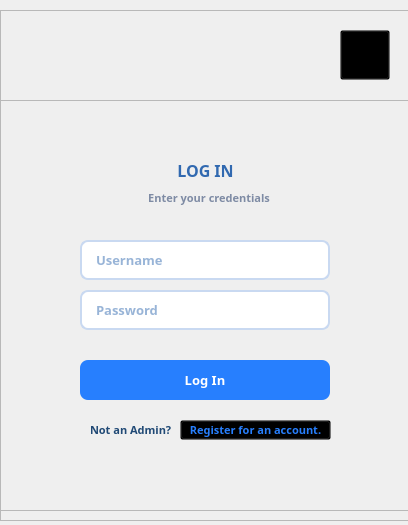
<?xml version="1.0" encoding="UTF-8"?>
<ui version="4.0">
 <class>Dialog</class>
 <widget class="QDialog" name="Dialog">
  <property name="geometry">
   <rect>
    <x>0</x>
    <y>0</y>
    <width>408</width>
    <height>525</height>
   </rect>
  </property>
  <property name="windowTitle">
   <string>Dialog</string>
  </property>
  <property name="windowIcon">
   <iconset>
    <normaloff>icons/logo.png</normaloff>icons/logo.png</iconset>
  </property>
  <widget class="QFrame" name="mainFrame">
   <property name="geometry">
    <rect>
     <x>0</x>
     <y>10</y>
     <width>411</width>
     <height>511</height>
    </rect>
   </property>
   <property name="minimumSize">
    <size>
     <width>0</width>
     <height>0</height>
    </size>
   </property>
   <property name="maximumSize">
    <size>
     <width>10000</width>
     <height>10000</height>
    </size>
   </property>
   <property name="styleSheet">
    <string notr="true">#mainFrame {
	border-image: url(icons/loginBG.png) 0 0 0 0 stretch stretch;

}

#formFrame {
	border-image: url(icons/loginForm.png) 0 0 0 0 stretch stretch;
}</string>
   </property>
   <property name="frameShape">
    <enum>QFrame::StyledPanel</enum>
   </property>
   <property name="frameShadow">
    <enum>QFrame::Raised</enum>
   </property>
   <widget class="QFrame" name="formFrame">
    <property name="geometry">
     <rect>
      <x>0</x>
      <y>90</y>
      <width>411</width>
      <height>411</height>
     </rect>
    </property>
    <property name="minimumSize">
     <size>
      <width>0</width>
      <height>0</height>
     </size>
    </property>
    <property name="maximumSize">
     <size>
      <width>16777215</width>
      <height>16777215</height>
     </size>
    </property>
    <property name="styleSheet">
     <string notr="true"/>
    </property>
    <property name="frameShape">
     <enum>QFrame::StyledPanel</enum>
    </property>
    <property name="frameShadow">
     <enum>QFrame::Raised</enum>
    </property>
    <widget class="QLabel" name="label_2">
     <property name="geometry">
      <rect>
       <x>160</x>
       <y>50</y>
       <width>91</width>
       <height>41</height>
      </rect>
     </property>
     <property name="font">
      <font>
       <family>Segoe UI Variable Display</family>
       <pointsize>12</pointsize>
       <weight>75</weight>
       <bold>true</bold>
      </font>
     </property>
     <property name="styleSheet">
      <string notr="true">color: rgb(49, 105, 176)
</string>
     </property>
     <property name="text">
      <string>LOG IN</string>
     </property>
     <property name="alignment">
      <set>Qt::AlignCenter</set>
     </property>
    </widget>
    <widget class="QLabel" name="label_3">
     <property name="geometry">
      <rect>
       <x>70</x>
       <y>90</y>
       <width>281</width>
       <height>16</height>
      </rect>
     </property>
     <property name="font">
      <font>
       <family>Segoe UI Variable Display</family>
       <pointsize>8</pointsize>
       <weight>75</weight>
       <bold>true</bold>
      </font>
     </property>
     <property name="styleSheet">
      <string notr="true">color: #7E8BA4;</string>
     </property>
     <property name="text">
      <string>Enter your credentials </string>
     </property>
     <property name="alignment">
      <set>Qt::AlignCenter</set>
     </property>
    </widget>
    <widget class="QLineEdit" name="usernameLE">
     <property name="geometry">
      <rect>
       <x>80</x>
       <y>140</y>
       <width>250</width>
       <height>40</height>
      </rect>
     </property>
     <property name="font">
      <font>
       <family>Segoe UI Variable Display</family>
       <pointsize>10</pointsize>
       <weight>75</weight>
       <bold>true</bold>
      </font>
     </property>
     <property name="styleSheet">
      <string notr="true">border: 2px solid #C9D9F1;
border-radius: 8px;
padding-left: 12px;
padding-right: 12px;
color: rgb(49, 105, 176);</string>
     </property>
     <property name="placeholderText">
      <string>Username</string>
     </property>
    </widget>
    <widget class="QLineEdit" name="passwordLE">
     <property name="geometry">
      <rect>
       <x>80</x>
       <y>190</y>
       <width>250</width>
       <height>40</height>
      </rect>
     </property>
     <property name="font">
      <font>
       <family>Segoe UI Variable Display</family>
       <pointsize>10</pointsize>
       <weight>75</weight>
       <bold>true</bold>
      </font>
     </property>
     <property name="mouseTracking">
      <bool>true</bool>
     </property>
     <property name="styleSheet">
      <string notr="true">border: 2px solid #C9D9F1;
border-radius: 8px;
padding-left: 12px;
padding-right: 12px;
color: rgb(49, 105, 176);</string>
     </property>
     <property name="echoMode">
      <enum>QLineEdit::Password</enum>
     </property>
     <property name="placeholderText">
      <string>Password</string>
     </property>
    </widget>
    <widget class="QPushButton" name="loginButton">
     <property name="geometry">
      <rect>
       <x>80</x>
       <y>260</y>
       <width>250</width>
       <height>40</height>
      </rect>
     </property>
     <property name="font">
      <font>
       <family>Segoe UI Variable Display</family>
       <pointsize>10</pointsize>
       <weight>75</weight>
       <bold>true</bold>
      </font>
     </property>
     <property name="cursor">
      <cursorShape>PointingHandCursor</cursorShape>
     </property>
     <property name="styleSheet">
      <string notr="true">#loginButton {
	border-radius: 8px;
	padding-left: 8px;
	padding-right: 8px;
	background-color: #277FFE;
	color: white;
}

#loginButton:hover {
	background-color: rgb(60, 141, 255);
}

#loginButton:pressed {
	background-color: rgb(0, 106, 254);
}</string>
     </property>
     <property name="text">
      <string>Log In</string>
     </property>
    </widget>
    <widget class="QPushButton" name="registerButton">
     <property name="geometry">
      <rect>
       <x>180</x>
       <y>320</y>
       <width>151</width>
       <height>20</height>
      </rect>
     </property>
     <property name="font">
      <font>
       <family>Segoe UI Variable Display</family>
       <pointsize>8</pointsize>
       <weight>75</weight>
       <bold>true</bold>
      </font>
     </property>
     <property name="cursor">
      <cursorShape>PointingHandCursor</cursorShape>
     </property>
     <property name="styleSheet">
      <string notr="true">background: transparent;
color: #277FFE;</string>
     </property>
     <property name="text">
      <string>Register for an account.</string>
     </property>
    </widget>
    <widget class="QLabel" name="label_4">
     <property name="geometry">
      <rect>
       <x>90</x>
       <y>320</y>
       <width>91</width>
       <height>20</height>
      </rect>
     </property>
     <property name="font">
      <font>
       <family>Segoe UI Variable Display</family>
       <pointsize>8</pointsize>
       <weight>75</weight>
       <bold>true</bold>
      </font>
     </property>
     <property name="cursor">
      <cursorShape>ArrowCursor</cursorShape>
     </property>
     <property name="styleSheet">
      <string notr="true">color: rgb(32, 73, 117)</string>
     </property>
     <property name="text">
      <string>Not an Admin? </string>
     </property>
    </widget>
   </widget>
   <widget class="QLabel" name="logoLabel">
    <property name="geometry">
     <rect>
      <x>180</x>
      <y>50</y>
      <width>50</width>
      <height>50</height>
     </rect>
    </property>
    <property name="minimumSize">
     <size>
      <width>40</width>
      <height>40</height>
     </size>
    </property>
    <property name="maximumSize">
     <size>
      <width>64</width>
      <height>64</height>
     </size>
    </property>
    <property name="text">
     <string/>
    </property>
    <property name="pixmap">
     <pixmap>icons/logo.png</pixmap>
    </property>
    <property name="scaledContents">
     <bool>true</bool>
    </property>
   </widget>
   <widget class="QPushButton" name="exitButton">
    <property name="geometry">
     <rect>
      <x>340</x>
      <y>20</y>
      <width>50</width>
      <height>50</height>
     </rect>
    </property>
    <property name="minimumSize">
     <size>
      <width>50</width>
      <height>50</height>
     </size>
    </property>
    <property name="cursor">
     <cursorShape>PointingHandCursor</cursorShape>
    </property>
    <property name="styleSheet">
     <string notr="true">background-color: transparent
</string>
    </property>
    <property name="text">
     <string/>
    </property>
    <property name="icon">
     <iconset>
      <normaloff>icons/exitButton.png</normaloff>icons/exitButton.png</iconset>
    </property>
   </widget>
  </widget>
 </widget>
 <resources>
  <include location="resource.qrc"/>
 </resources>
 <connections/>
</ui>
